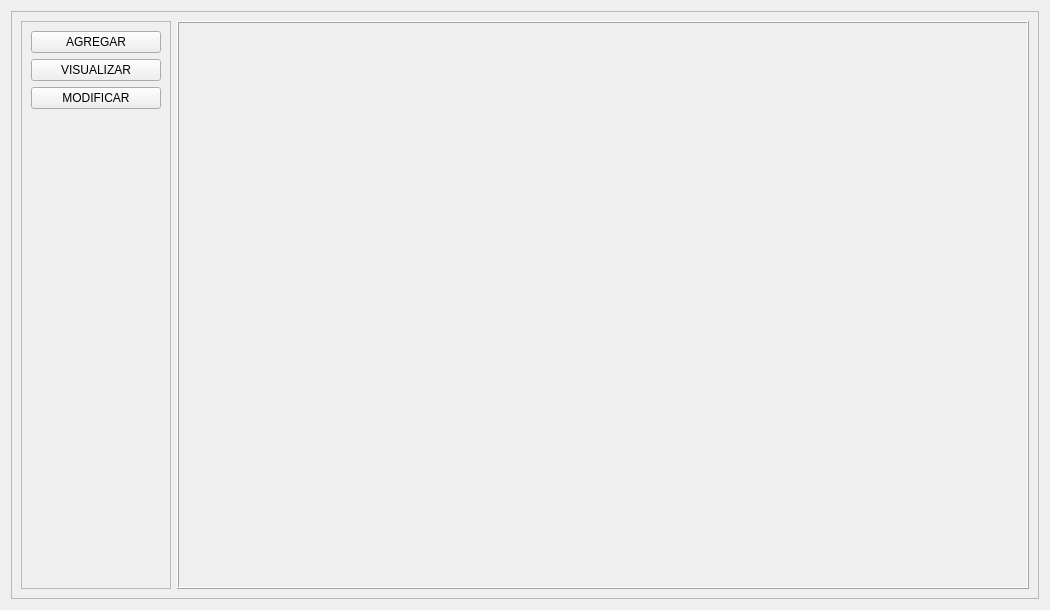
<?xml version="1.0" encoding="UTF-8"?>
<ui version="4.0">
 <class>Form</class>
 <widget class="QWidget" name="Form">
  <property name="geometry">
   <rect>
    <x>0</x>
    <y>0</y>
    <width>1050</width>
    <height>610</height>
   </rect>
  </property>
  <property name="windowTitle">
   <string>Form</string>
  </property>
  <layout class="QVBoxLayout" name="verticalLayout">
   <item>
    <widget class="QFrame" name="frame_2">
     <property name="frameShape">
      <enum>QFrame::StyledPanel</enum>
     </property>
     <property name="frameShadow">
      <enum>QFrame::Raised</enum>
     </property>
     <layout class="QHBoxLayout" name="horizontalLayout_2">
      <item>
       <widget class="QFrame" name="frame_3">
        <property name="maximumSize">
         <size>
          <width>150</width>
          <height>16777215</height>
         </size>
        </property>
        <property name="frameShape">
         <enum>QFrame::StyledPanel</enum>
        </property>
        <property name="frameShadow">
         <enum>QFrame::Raised</enum>
        </property>
        <layout class="QVBoxLayout" name="verticalLayout_2">
         <item>
          <widget class="QPushButton" name="add">
           <property name="text">
            <string>AGREGAR</string>
           </property>
          </widget>
         </item>
         <item>
          <widget class="QPushButton" name="visualize">
           <property name="text">
            <string>VISUALIZAR</string>
           </property>
          </widget>
         </item>
         <item>
          <widget class="QPushButton" name="modifying">
           <property name="text">
            <string>MODIFICAR</string>
           </property>
          </widget>
         </item>
         <item>
          <spacer name="verticalSpacer">
           <property name="orientation">
            <enum>Qt::Vertical</enum>
           </property>
           <property name="sizeHint" stdset="0">
            <size>
             <width>20</width>
             <height>30</height>
            </size>
           </property>
          </spacer>
         </item>
        </layout>
       </widget>
      </item>
      <item>
       <widget class="QFrame" name="frame_4">
        <property name="frameShape">
         <enum>QFrame::Box</enum>
        </property>
        <property name="frameShadow">
         <enum>QFrame::Raised</enum>
        </property>
        <layout class="QVBoxLayout" name="verticalLayout_5">
         <item>
          <layout class="QVBoxLayout" name="main_spot"/>
         </item>
        </layout>
       </widget>
      </item>
     </layout>
    </widget>
   </item>
  </layout>
 </widget>
 <resources/>
 <connections/>
</ui>
